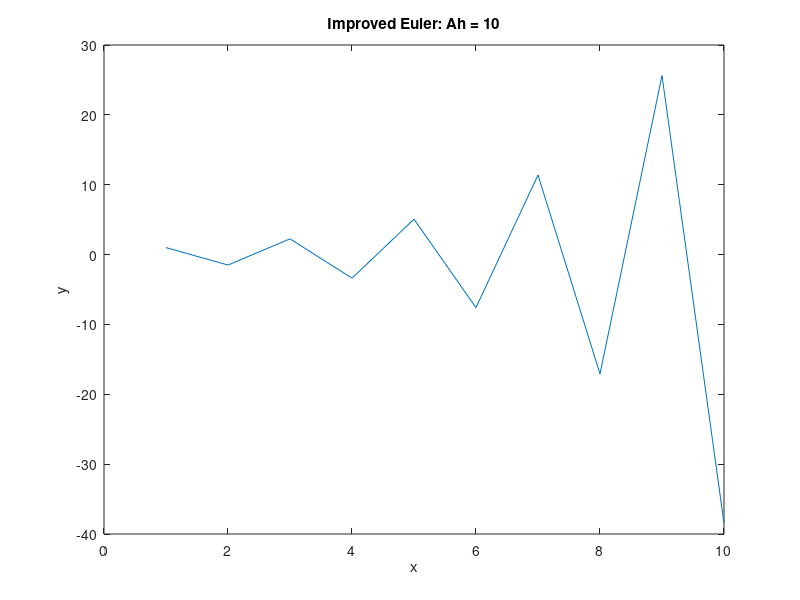
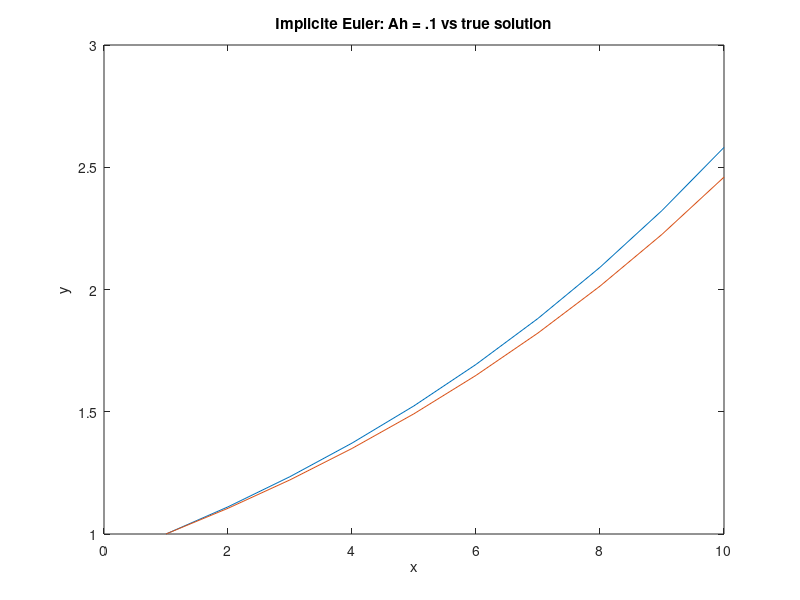
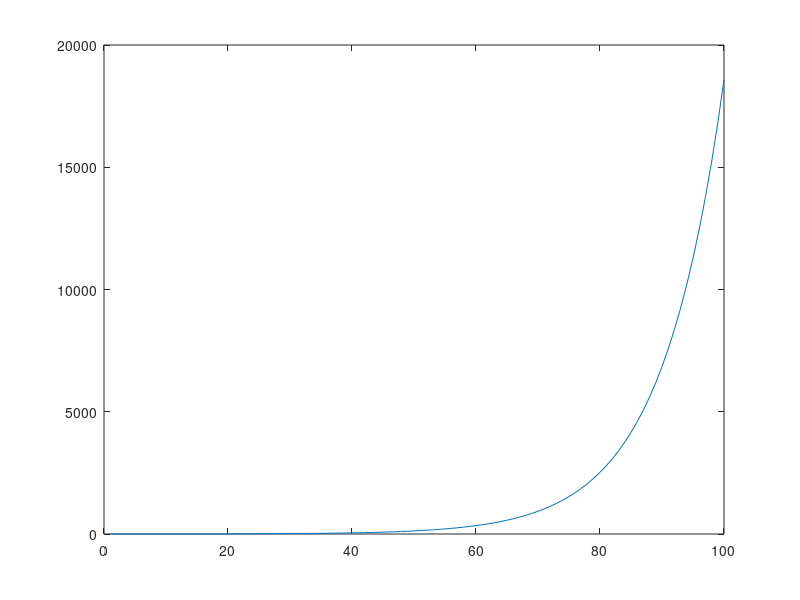

The MATLAB script that drew these images, in order: (Note: this script raises an error after producing the figures.)
%homework 1 numerical analysis 2
%% Initial setup
close all
clear all
%set up number of timesteps
h = 10^(-1);
duration = 20;
%initial condition
y_0 = 1;
A = 1;
%% true solution
timesteps = round(1/h);
y = linspace(0,duration,timesteps);
y(1) = y_0;
for ii = 2:timesteps
    y(ii) = y_0*exp(A*ii);
end
figure(1) 
plot(y)
title('True Solution')
xlabel('x')
ylabel('y')
hold on
%% question 1
%=========================================================================
%(Improved Euler?s)
%=========================================================================
figure(2)
A = 1;
h = 10;
h_current = h;
timesteps = 10;
duration = 1000;
y = linspace(0,duration,timesteps);
y(1) = y_0;
for ii = 2:timesteps
    y_old =  y(ii-1);
    y_new = (1+A*h_current/2)/(1-A*h_current/2)*y_old;
    y(ii) = y_new;
end
plot(y);
title('Improved Euler: Ah = 10')
xlabel('x')
ylabel('y')
hold on
%% true solution vs approx
timesteps = 100;
y = linspace(0,duration,timesteps);
y_approx = linspace(0,duration,timesteps);
y(1) = y_0;
y_approx(1) = y_0;
h_current = 1;
for ii = 2:timesteps
    y(ii) = y_0*exp(A*ii);
    y_old =  y(ii-1);
    y_new = y_old/(1-A*h_current);
    y_approx(ii) = y_new;
end
figure(1) 
plot(y) 
hold on 
plot(y_approx)
title('True Solution vs Leapfrog Method')
xlabel('x')
ylabel('y')
hold on  
%% question 2
%=========================================================================
%(Implicit Euler?s)
%=========================================================================
close all
figure(3)
A = 1;
h = .1;
h_current = h;
timesteps = 10;
duration = 1000;
y = linspace(0,duration,timesteps);
y_true = linspace(0,duration,timesteps);
y(1) = y_0;
y_true(1) = y_0;
for ii = 2:timesteps
    y_old =  y(ii-1);
    y_new = y_old/(1-A*h_current);
    y(ii) = y_new;
    y_true(ii) = exp(A*(ii-1)*h);
end
plot(y);
hold on 
plot(y_true);
title('Implicite Euler: Ah = .1 vs true solution')
xlabel('x')
ylabel('y')
hold on
%% question 3
%=========================================================================
%(Leapfrog method)
%=========================================================================
close all
figure(4)
A = 1;
h = .1;
h_current = h;
timesteps = 100;
duration = 1000;
y = linspace(0,duration,timesteps);
y_true = linspace(0,duration,timesteps);
y(1) = y_0;
y(2) = y_0;
y_true(1) = y_0;
y_true(2) = y_0;
for ii = 3:timesteps
    y_old_old =  y(ii-2);
    y_old =  y(ii-1);
    y_new = y_old_old+2*h_current*A*y_old;
    y(ii) = y_new;
    y_true(ii) = exp(A*(ii-2)*h_current);
end
plot(y);
hold on
plot(x,y_true);
hold on
title('Leapfrog Method: Ah = .005')
xlabel('x')
ylabel('y')
hold on
%% question 4
%=========================================================================
%(RK-2)
%=========================================================================
figure(5)
title('RK2')
h = -3;
h_current = h;
timesteps = 10;
y = linspace(0,duration,timesteps);
y(1) = y_0;
for ii = 2:timesteps
    y_old =  y(ii-1);
    y_new = y_old*(1+h_current*A+((h_current*A)^2)/2);
    y(ii) = y_new;
end
plot(y);
title('RK2: Ah = -3')
xlabel('x')
ylabel('y')
hold on
%% question 5
%=========================================================================
%(Milne's)
%=========================================================================
close all
figure(5)
A = -50;
h_current = .1;
timesteps = 100;
duration = 100;
y = linspace(0,duration,timesteps);
y_true = linspace(0,duration,timesteps);
y(1) = y_0;
y(2) = y_0;
y_true(1) = y_0;
y_true(2) = y_0;
for ii = 3:timesteps
    y_old_old =  y(ii-2);
    y_old =  y(ii-1);
    y_new = ((1+A*h_current/3)/(1-A*h_current/3))*y_old_old +(2*A*h_current/3/(1-A*h_current/3))*y_old;
    y(ii) = y_new;
    y_true(ii) = exp(A*(ii-2)*h_current);
end
plot(y(2:end));
hold on 
% plot(y_true(2:end));
%axis([0 1000 1 1.001])
title('Milnes Method: Ah = -5')
xlabel('x')
ylabel('y')
hold on